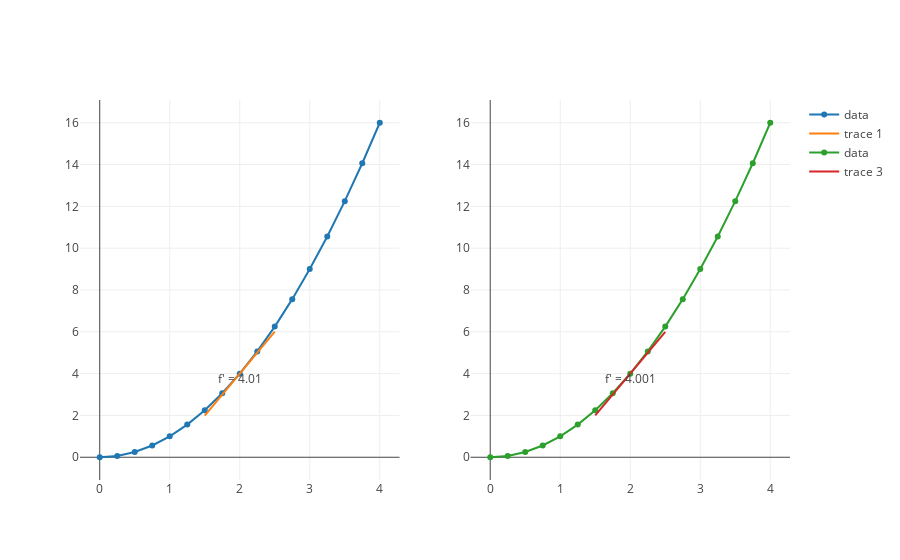

This figure's notebook cell:
### Markdown cell above
> The graphs above illustrate when $\Delta x = 1$  and when $\Delta x = .1$

### Code cell
tangent_x_squared_delta_hundredth = tangent_line_delta(x_squared, 2, 1, .01)
tangent_x_squared_delta_thousandth = tangent_line_delta(x_squared, 2, 1, .001)
subplots = make_subplots([trace_x_squared, tangent_x_squared_delta_hundredth], [trace_x_squared, tangent_x_squared_delta_thousandth])
plot_figure(subplots)

### Figure 1 — Plotly figure (JSON) as saved in the notebook; plotly's stock layout.template omitted (floating-point values rounded to 4 significant figures)
{"data": [{"mode": "line", "name": "data", "text": [], "type": "scatter", "x": [0, 0.25, 0.5, 0.75, 1, 1.25, 1.5, 1.75, 2, 2.25, 2.5, 2.75, 3, 3.25, 3.5, 3.75, 4], "xaxis": "x1", "y": [0, 0.0625, 0.25, 0.5625, 1, 1.562, 2.25, 3.062, 4, 5.062, 6.25, 7.562, 9, 10.56, 12.25, 14.06, 16], "yaxis": "y1"}, {"mode": "text+lines", "text": ["", "f' = 4.01", ""], "textposition": "bottom", "type": "scatter", "x": [1.5, 2, 2.5], "xaxis": "x1", "y": [1.995, 4, 6.005], "yaxis": "y1"}, {"mode": "line", "name": "data", "text": [], "type": "scatter", "x": [0, 0.25, 0.5, 0.75, 1, 1.25, 1.5, 1.75, 2, 2.25, 2.5, 2.75, 3, 3.25, 3.5, 3.75, 4], "xaxis": "x2", "y": [0, 0.0625, 0.25, 0.5625, 1, 1.562, 2.25, 3.062, 4, 5.062, 6.25, 7.562, 9, 10.56, 12.25, 14.06, 16], "yaxis": "y2"}, {"mode": "text+lines", "text": ["", "f' = 4.001", ""], "textposition": "bottom", "type": "scatter", "x": [1.5, 2, 2.5], "xaxis": "x2", "y": [1.999, 4, 6.001], "yaxis": "y2"}], "layout": {"xaxis1": {"anchor": "y1", "domain": [0, 0.45]}, "xaxis2": {"anchor": "y2", "domain": [0.55, 1]}, "yaxis1": {"anchor": "x1", "domain": [0, 1]}, "yaxis2": {"anchor": "x2", "domain": [0, 1]}}}
